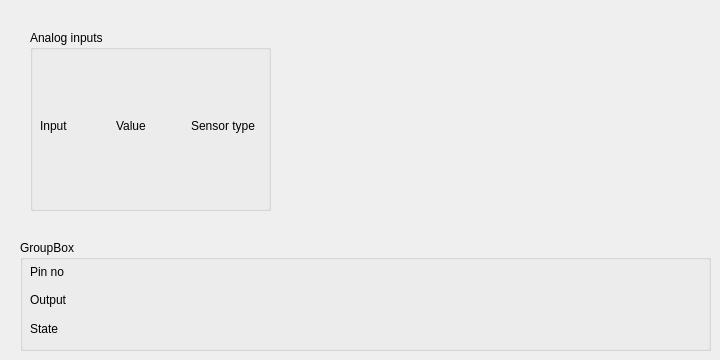
    <widget class="QWidget" name="sensorsTab">
     <attribute name="title">
      <string>Sensors</string>
     </attribute>
     <widget class="QGroupBox" name="sensorsAnalogGroupBox">
      <property name="geometry">
       <rect>
        <x>30</x>
        <y>30</y>
        <width>241</width>
        <height>181</height>
       </rect>
      </property>
      <property name="title">
       <string>Analog inputs</string>
      </property>
      <widget class="QWidget" name="gridLayoutWidget_4">
       <property name="geometry">
        <rect>
         <x>10</x>
         <y>20</y>
         <width>221</width>
         <height>151</height>
        </rect>
       </property>
       <layout class="QGridLayout" name="sensorsAnalogLayout">
        <item row="0" column="0">
         <widget class="QLabel" name="label_19">
          <property name="text">
           <string>Input</string>
          </property>
         </widget>
        </item>
        <item row="0" column="1">
         <widget class="QLabel" name="label_20">
          <property name="text">
           <string>Value</string>
          </property>
         </widget>
        </item>
        <item row="0" column="2">
         <widget class="QLabel" name="label_21">
          <property name="text">
           <string>Sensor type</string>
          </property>
         </widget>
        </item>
       </layout>
      </widget>
     </widget>
     <widget class="QGroupBox" name="sensorsDigitalGroupBox">
      <property name="geometry">
       <rect>
        <x>20</x>
        <y>240</y>
        <width>691</width>
        <height>111</height>
       </rect>
      </property>
      <property name="title">
       <string>GroupBox</string>
      </property>
      <widget class="QWidget" name="gridLayoutWidget_5">
       <property name="geometry">
        <rect>
         <x>10</x>
         <y>20</y>
         <width>671</width>
         <height>80</height>
        </rect>
       </property>
       <layout class="QGridLayout" name="sensorsDigitalLayout">
        <item row="0" column="1">
         <widget class="QLabel" name="label_14">
          <property name="text">
           <string>Pin no</string>
          </property>
         </widget>
        </item>
        <item row="1" column="1">
         <widget class="QLabel" name="label_31">
          <property name="text">
           <string>Output</string>
          </property>
         </widget>
        </item>
        <item row="2" column="1">
         <widget class="QLabel" name="label_32">
          <property name="text">
           <string>State</string>
          </property>
         </widget>
        </item>
       </layout>
      </widget>
     </widget>
    </widget>
